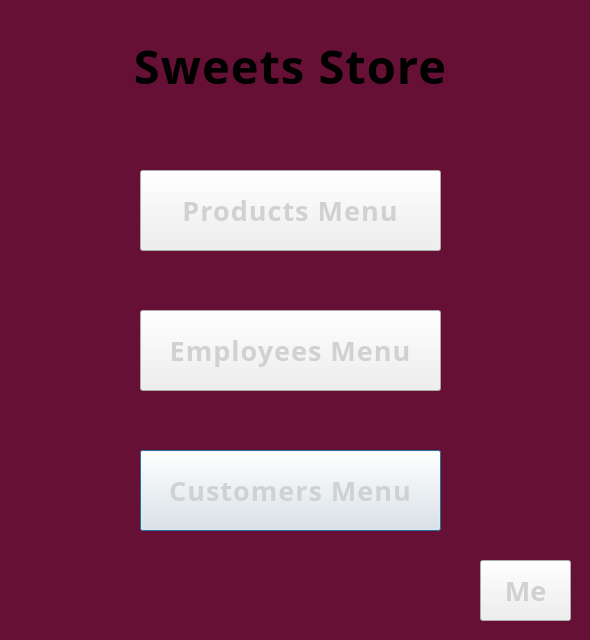
<?xml version="1.0" encoding="UTF-8"?>
<ui version="4.0">
 <class>EmployeeDialog</class>
 <widget class="QDialog" name="EmployeeDialog">
  <property name="geometry">
   <rect>
    <x>0</x>
    <y>0</y>
    <width>590</width>
    <height>640</height>
   </rect>
  </property>
  <property name="windowTitle">
   <string>Dialog</string>
  </property>
  <property name="styleSheet">
   <string notr="true">QDialog {
	background-color: rgb(102, 16, 53);
}</string>
  </property>
  <widget class="QPushButton" name="customersBtn">
   <property name="geometry">
    <rect>
     <x>140</x>
     <y>450</y>
     <width>301</width>
     <height>81</height>
    </rect>
   </property>
   <property name="font">
    <font>
     <family>Microsoft PhagsPa</family>
     <pointsize>20</pointsize>
     <bold>true</bold>
    </font>
   </property>
   <property name="styleSheet">
    <string notr="true">QPushButton {
background: '#75103c';
color: rgb(209, 209, 209);
border: 4px solid '#1a1818';
letter-spacing: 1px;
}

QPushButton::hover {
background-color: rgb(84, 13, 43);
}</string>
   </property>
   <property name="text">
    <string>Customers Menu</string>
   </property>
  </widget>
  <widget class="QPushButton" name="pushButton">
   <property name="geometry">
    <rect>
     <x>100</x>
     <y>30</y>
     <width>381</width>
     <height>71</height>
    </rect>
   </property>
   <property name="font">
    <font>
     <family>HP Simplified Jpan</family>
     <pointsize>35</pointsize>
     <bold>true</bold>
    </font>
   </property>
   <property name="styleSheet">
    <string notr="true">QPushButton {
color: '#ebebeb';
border: 4px solid '#1a1818';
border-radius: 15px;
letter-spacing: 1px;
}</string>
   </property>
   <property name="text">
    <string>Sweets Store</string>
   </property>
  </widget>
  <widget class="QPushButton" name="infoButton">
   <property name="geometry">
    <rect>
     <x>480</x>
     <y>560</y>
     <width>91</width>
     <height>61</height>
    </rect>
   </property>
   <property name="font">
    <font>
     <family>HP Simplified Jpan</family>
     <pointsize>20</pointsize>
     <bold>true</bold>
    </font>
   </property>
   <property name="styleSheet">
    <string notr="true">QPushButton {
text-align: center; 
background: '#75103c';
border: 4px solid '#1a1818';
color: rgb(209, 209, 209);
}

QPushButton::hover {
background-color: rgb(84, 13, 43);
}</string>
   </property>
   <property name="text">
    <string>Me</string>
   </property>
  </widget>
  <widget class="QPushButton" name="prodMenuBtn">
   <property name="geometry">
    <rect>
     <x>140</x>
     <y>170</y>
     <width>301</width>
     <height>81</height>
    </rect>
   </property>
   <property name="font">
    <font>
     <family>Microsoft PhagsPa</family>
     <pointsize>20</pointsize>
     <bold>true</bold>
    </font>
   </property>
   <property name="styleSheet">
    <string notr="true">QPushButton {
background: '#75103c';
color: rgb(209, 209, 209);
border: 4px solid '#1a1818';
letter-spacing: 1px;
}

QPushButton::hover {
background-color: rgb(84, 13, 43);
}</string>
   </property>
   <property name="text">
    <string>Products Menu</string>
   </property>
  </widget>
  <widget class="QPushButton" name="emplyMenuBtn">
   <property name="geometry">
    <rect>
     <x>140</x>
     <y>310</y>
     <width>301</width>
     <height>81</height>
    </rect>
   </property>
   <property name="font">
    <font>
     <family>Microsoft PhagsPa</family>
     <pointsize>20</pointsize>
     <bold>true</bold>
    </font>
   </property>
   <property name="styleSheet">
    <string notr="true">QPushButton {
background: '#75103c';
color: rgb(209, 209, 209);
border: 4px solid '#1a1818';
letter-spacing: 1px;
}

QPushButton::hover {
background-color: rgb(84, 13, 43);
}</string>
   </property>
   <property name="text">
    <string>Employees Menu</string>
   </property>
  </widget>
 </widget>
 <resources/>
 <connections/>
</ui>
